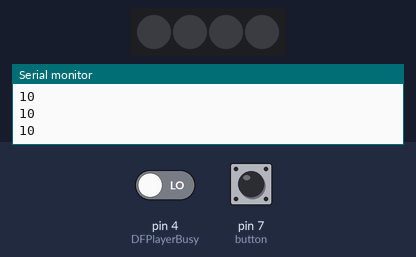
This sketch was run on a simulated Arduino Uno, built with avr-gcc and run on an emulated ATmega328P. Parts: 4 RGB LEDs in strip order, left to right, the last lines printed to the serial monitor. The inputs (shaded band) are chosen by the test bench; at power-on: pin 7 (button) HIGH, pin 4 (DFPlayerBusy) LOW. The strip is taken to match the declared colour order; the audio player accepts every command and is not drawn.

Above: at 3.7 s.
3.8 s: pin 7 (button) pulled LOW for 0.15 s
At 4.51 s:
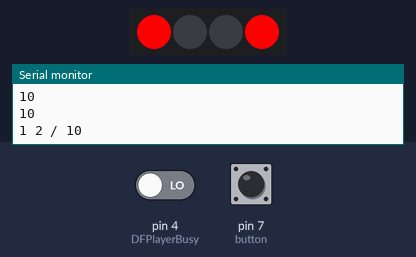
6.8 s: pin 4 (DFPlayerBusy) driven HIGH
At 8.0 s:
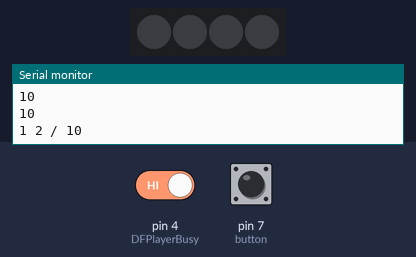
8.3 s: pin 7 (button) pulled LOW for 3.2 s
At 11.38 s:
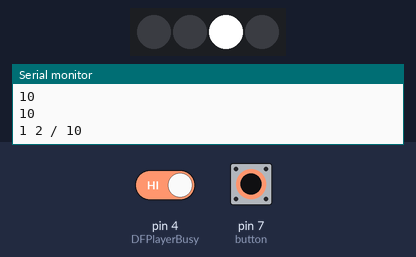
13.0 s: pin 7 (button) pulled LOW for 1 s
At 14.42 s:
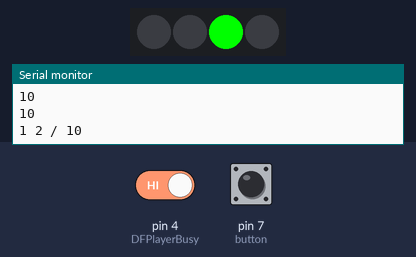
Timing chart, 0 to 16.6 s (numbered marks = the images above; inputs shaded):
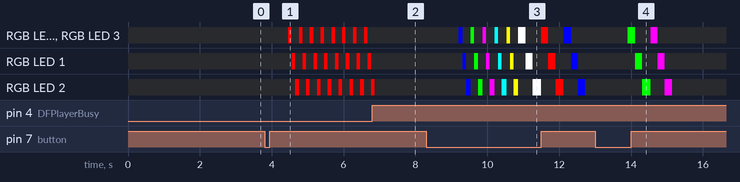

Measured:
- after the input at 3.8 s, RGB LED 0, RGB LED 3: alternates RGB(255, 0, 0) for 0.10 s and off for 0.20 s, starting after 0.66 s; RGB LED 1: alternates RGB(255, 0, 0) for 0.10 s and off for 0.20 s, starting after 0.76 s; RGB LED 2: alternates RGB(255, 0, 0) for 0.10 s and off for 0.20 s, starting after 0.86 s
- after the input at 8.3 s, RGB LED 0: off → RGB(0, 0, 255) after 0.91 s, → off 0.10 s later, → RGB(0, 255, 0) 0.23 s later, → off 0.10 s later, … (16 changes in this stretch); RGB LED 1: off → RGB(0, 0, 255) after 1.0 s, → off 0.10 s later, → RGB(0, 255, 0) 0.23 s later, → off 0.10 s later, … (16 changes in this stretch)
- after the input at 13.0 s, RGB LED 0: off → RGB(0, 255, 0) after 0.91 s, → off 0.20 s later, → RGB(255, 0, 255) 0.43 s later, → off 0.20 s later; RGB LED 1: off → RGB(0, 255, 0) after 1.1 s, → off 0.20 s later, → RGB(255, 0, 255) 0.43 s later, → off 0.20 s later

The sketch:

RedButton_Uno_Debug.ino
```cpp
#include <Adafruit_NeoPixel.h>
#include "OneButton.h"
#include "Arduino.h"
#include "SoftwareSerial.h"
#include "DFRobotDFPlayerMini.h"

//WS2812 definitions
#define LED_PIN 3
#define LED_COUNT 4
Adafruit_NeoPixel strip = Adafruit_NeoPixel(LED_COUNT, LED_PIN, NEO_RGB + NEO_KHZ800);

//Button Input defintion
OneButton button(7, HIGH); //2
const int DFPlayerBusy = 4;

//Setup for the DFPlayer
SoftwareSerial mySoftwareSerial(10, 11); // RX, TX 0 , 1
DFRobotDFPlayerMini myDFPlayer;

//Some things to remember all times
volatile int isbusy = 0;
volatile int showType = 0;
volatile int folder = 1;
volatile int lastsong[10] = {1, 1, 1, 1, 1, 1, 1, 1, 1, 1};
volatile int songcount[10] = {0, 0, 0, 0, 0, 0, 0, 0, 0, 0};

void setup() {

  // Setup the WS2812 LEDs for the colorfull effects on the front of the button
  // End of trinket special code
  strip.begin();
  strip.show(); // Initialize all pixels to 'off'


  //Setup everything we need for the button press detection, click, double click, long button press
  // link the myClickFunction function to be called on a click event.
  button.attachClick(myClickFunction);

  // link the doubleclick function to be called on a doubleclick event.
  button.attachDoubleClick(myDoubleClickFunction);

  //l line to long button press.
  button.attachDuringLongPress(myLongPressFunction);

  // set 80 msec. debouncing time. Default is 50 msec.
  button.setDebounceTicks(80);

  pinMode(DFPlayerBusy, INPUT);

  mySoftwareSerial.begin(9600);

        Serial.begin(115200);

        Serial.println();
        Serial.println(F("DFRobot DFPlayer Mini Demo"));
        Serial.println(F("Initializing DFPlayer ... (May take 3~5 seconds)"));


    if (!myDFPlayer.begin(mySoftwareSerial)) {  //Use softwareSerial to communicate with mp3.
    while(true);
    }

    for(int i = 1 ; i<11 ; i++){
      songcount[i-1]=myDFPlayer.readFileCountsInFolder(i);
      if (songcount[i-1] == -1) {  //Error while Reading.
        //printDetail(myDFPlayer.readType(), myDFPlayer.read());
      }
      if (myDFPlayer.available()) {
      //printDetail(myDFPlayer.readType(), myDFPlayer.read()); //Print the detail message from DFPlayer to handle different errors and states.
      }
      delay(200);
    }

  myDFPlayer.volume(20);
  myDFPlayer.EQ(DFPLAYER_EQ_NORMAL);
  myDFPlayer.outputDevice(DFPLAYER_DEVICE_SD);

  delay(50);
          Serial.println(F("Folder read completed"));
              for(int i = 0 ; i<10 ; i++){
              Serial.println(songcount[i]);
              }
}

void loop() {

    // keep watching the push button:
  button.tick();
}

void startShow(int i) {
  switch(i){
    case 0: theaterChase(strip.Color(255, 255, 255), 100); // White
            break;
    case 1: theaterChase(strip.Color(255,   0,   0), 100); // Red
            break;
    case 2: theaterChase(strip.Color(  0,   0, 255), 100); // Blue
            break;
    case 3: theaterChase(strip.Color(  0,   255, 0), 100); // Green
            break;
    case 4: theaterChase(strip.Color(255,   0, 255), 100); //
            break;
    case 5: theaterChase(strip.Color(0, 255, 255), 100); //
            break;
    case 6: theaterChase(strip.Color(255, 255, 0), 100); //
            break;
    case 7: theaterChase(strip.Color(255, 255, 255), 200); // White
            break;
    case 8: theaterChase(strip.Color(255,   0,   0), 200); // Red
            break;
    case 9: theaterChase(strip.Color(  0,   0, 255), 200); // Blue
            break;
    case 10: theaterChase(strip.Color(  0,   255, 0), 200); // Green
            break;
    case 11: theaterChase(strip.Color(255,   0, 255), 200); //
            break;
    case 12: theaterChase(strip.Color(0, 255, 255), 200); //
            break;
    case 13: theaterChase(strip.Color(255, 255, 0), 200); //
            break;
  }
}

//Theatre-style crawling lights.
void theaterChase(uint32_t c, uint8_t wait) {
  while(isbusy == 0)
  {
    for (int q=0; q < 3; q++) {
      for (int i=0; i < strip.numPixels(); i=i+3) {
        strip.setPixelColor(i+q, c);    //turn every third pixel on
      }
      strip.show();

      delay(wait);

      for (int i=0; i < strip.numPixels(); i=i+3) {
        strip.setPixelColor(i+q, 0);        //turn every third pixel off
      }
    }
    isbusy = digitalRead(DFPlayerBusy);
  }
  isbusy = 0;
  strip.show();
}

// this function will be called when the button was pressed 1 times.
void myClickFunction() {
  lastsong[folder-1]++;
  if(lastsong[folder-1]>songcount[folder-1])
  lastsong[folder-1] = 1;

          Serial.print(folder);
          Serial.print(" ");
          Serial.print(lastsong[folder-1]);
          Serial.print(" / ");
          Serial.println(songcount[folder-1]);

  myDFPlayer.playFolder(folder, lastsong[folder-1]);
  showType++;
  if (showType > 13)
  showType=0;
  startShow(showType);
}

// this function will be called when the button was pressed 2 times in a short timeframe.
void myDoubleClickFunction() {

  //Go to next folder, roll over at 10th folder. Remeber first folder is numbered 1
  folder++;
  if (folder > 10)
  folder=1;

  //blink if different color if we reach the first folder
  if (folder == 1)
  {
  strip.setPixelColor(0,strip.Color(0, 255, 0));
  strip.show();
  }
  // blink color to indicate change of folder
  else
  {
  strip.setPixelColor(0,strip.Color(255, 0, 0));
  strip.show();
  }
  delay(50);
  strip.setPixelColor(0,0);
  strip.show();
}

// this function will be called when the button is pressed for a long time.
void myLongPressFunction() {
  myDFPlayer.playFolder(99, 1);
  showType++;
  if (showType > 13)
  showType=0;
  startShow(showType);
}
```
